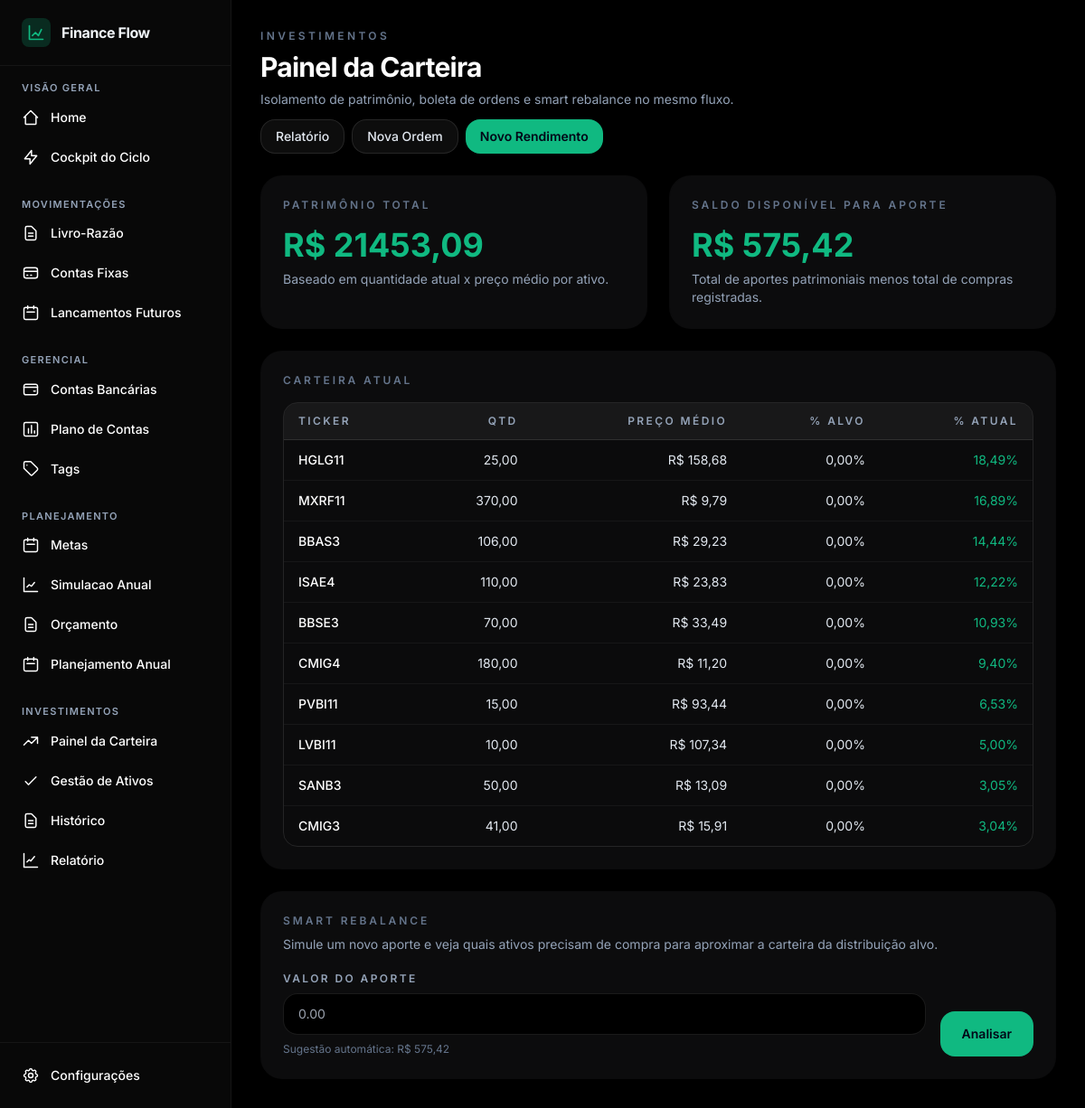
Page /painel/ on the committed database.
### apps/investimentos/models.py (models this page shows, shortened)
class Ativo(ModeloBase):
    class Tipo(models.TextChoices):
        ACAO = 'Acao', 'Ação'
        FII = 'FII', 'Fundo Imobiliário'
        RENDA_FIXA = 'RendaFixa', 'Renda Fixa'
        CRIPTO = 'Cripto', 'Criptomoeda'
    nome = models.CharField(max_length=150)
    ticker = models.CharField(max_length=20, null=True, blank=True, unique=True)
    setor = models.CharField(max_length=80, blank=True, default='')
    tipo = models.CharField(max_length=10, choices=Tipo.choices)
    quantidade_atual = models.DecimalField(max_digits=18, decimal_places=8, default=0)
    preco_medio = models.DecimalField(max_digits=18, decimal_places=8, default=0)
    percentual_alvo = models.DecimalField(max_digits=5, decimal_places=2, default=0)
    class Meta:
        verbose_name = 'Ativo'
        verbose_name_plural = 'Ativos'

### apps/investimentos/views.py (the view)
# urls.py: path('painel/', views.painel_investimentos, name='painel_investimentos'),
@require_http_methods(["GET", "POST"])
def painel_investimentos(request):
	ativos = list(Ativo.objects.order_by('ticker', 'nome'))
	patrimonio_total = Decimal('0.00')
	saldo_disponivel_rebalance = AportePatrimonial.saldo_disponivel()
	aportes_recentes = AportePatrimonial.objects.order_by('-data')[:12]
	for ativo in ativos:
		valor_atual = (Decimal(ativo.quantidade_atual or 0) * Decimal(ativo.preco_medio or 0)).quantize(Decimal('0.01'))
		ativo.valor_atual = valor_atual
		patrimonio_total += valor_atual
	for ativo in ativos:
		if patrimonio_total > 0:
			ativo.percentual_atual = ((ativo.valor_atual / patrimonio_total) * Decimal('100')).quantize(Decimal('0.01'))
		else:
			ativo.percentual_atual = Decimal('0.00')
	ativos.sort(key=lambda ativo: ativo.percentual_atual, reverse=True)
	rebalanceamento = None
	valor_aporte = saldo_disponivel_rebalance
	erro_formulario = None
	if request.method == 'POST':
		valor_aporte = _to_decimal(request.POST.get('valor_aporte'), default=saldo_disponivel_rebalance)
		if valor_aporte <= 0:
			erro_formulario = 'Informe um valor de aporte maior que zero para analisar o rebalanceamento.'
		else:
			rebalanceamento = calcular_rebalanceamento(valor_aporte)
	context = {
		'ativos': ativos,
		'patrimonio_total': patrimonio_total.quantize(Decimal('0.01')),
		'valor_aporte': valor_aporte,
		'saldo_disponivel_rebalance': saldo_disponivel_rebalance,
		'aportes_recentes': aportes_recentes,
		'rebalanceamento': rebalanceamento,
		'erro_formulario': erro_formulario,
	}
	return render(request, 'investimentos/painel.html', context)

### apps/investimentos/models.py (called while the page is built)
    @property
    def total(self):
        return (self.quantidade * self.preco) + self.taxas

    @classmethod
    def total_compras(cls):
        total = Decimal('0.00')
        for ordem in cls.objects.filter(tipo=cls.TipoOrdem.COMPRA):
            total += ordem.total
        return total.quantize(Decimal('0.01'))

    @classmethod
    def saldo_disponivel(cls):
        total_aportes = Decimal('0.00')
        for aporte in cls.objects.all():
            total_aportes += Decimal(aporte.valor or 0)
        total_compras = Ordem.total_compras()
        saldo = total_aportes - total_compras
        return saldo.quantize(Decimal('0.01'))

### templates/investimentos/painel.html (shortened to what this page needs)
{% extends "layouts/base.html" %}
{% block content %}
<div class="mx-auto max-w-7xl space-y-6">
  <div class="flex flex-wrap items-center justify-between gap-3">
    <div>
      <p class="text-xs font-semibold uppercase tracking-[0.28em] text-slate-500">Investimentos</p>
      <h1 class="mt-2 text-3xl font-bold tracking-tight text-white">Painel da Carteira</h1>
      <p class="mt-2 text-sm text-slate-400">Isolamento de patrimônio, boleta de ordens e smart rebalance no mesmo fluxo.</p>
    </div>
    <div class="flex flex-wrap gap-2">
      <a href="{% url 'investimentos:relatorios_investimentos' %}" class="inline-flex items-center rounded-2xl border border-white/10 bg-white/5 px-4 py-2 text-sm font-medium text-slate-200 transition hover:bg-white/10">Relatório</a>
      <a href="{% url 'investimentos:nova_ordem' %}" class="inline-flex items-center rounded-2xl border border-white/10 bg-white/5 px-4 py-2 text-sm font-medium text-slate-200 transition hover:bg-white/10">Nova Ordem</a>
      <a href="{% url 'investimentos:novo_rendimento' %}" class="inline-flex items-center rounded-2xl bg-neonprimary px-4 py-2 text-sm font-semibold text-slate-950 transition hover:brightness-110">Novo Rendimento</a>
    </div>
  </div>
  <section class="grid grid-cols-1 gap-6 lg:grid-cols-12">
    <article class="glass-panel rounded-3xl p-6 lg:col-span-6">
      <p class="text-xs font-semibold uppercase tracking-[0.24em] text-slate-500">Patrimônio Total</p>
      <p class="mt-4 text-4xl font-bold text-neonprimary">R$ {{ patrimonio_total|floatformat:2 }}</p>
      <p class="mt-2 text-sm text-slate-400">Baseado em quantidade atual x preço médio por ativo.</p>
    </article>
    <article class="glass-panel rounded-3xl p-6 lg:col-span-6">
      <p class="text-xs font-semibold uppercase tracking-[0.24em] text-slate-500">Saldo Disponível para Aporte</p>
      <p class="mt-4 text-4xl font-bold {% if saldo_disponivel_rebalance >= 0 %}text-neonprimary{% else %}text-neondanger{% endif %}">R$ {{ saldo_disponivel_rebalance|floatformat:2 }}</p>
      <p class="mt-2 text-sm text-slate-400">Total de aportes patrimoniais menos total de compras registradas.</p>
    </article>
    <article class="glass-panel rounded-3xl p-6 lg:col-span-12">
      <div class="mb-4 flex items-center justify-between">
        <p class="text-xs font-semibold uppercase tracking-[0.24em] text-slate-500">Carteira Atual</p>
      </div>
      <div class="overflow-x-auto rounded-2xl border border-white/10">
        <table class="min-w-full divide-y divide-white/10">
          <thead class="bg-white/5">
            <tr>
              <th class="px-4 py-3 text-left text-xs font-semibold uppercase tracking-[0.2em] text-slate-400">Ticker</th>
              <th class="px-4 py-3 text-right text-xs font-semibold uppercase tracking-[0.2em] text-slate-400">Qtd</th>
              <th class="px-4 py-3 text-right text-xs font-semibold uppercase tracking-[0.2em] text-slate-400">Preço Médio</th>
              <th class="px-4 py-3 text-right text-xs font-semibold uppercase tracking-[0.2em] text-slate-400">% Alvo</th>
              <th class="px-4 py-3 text-right text-xs font-semibold uppercase tracking-[0.2em] text-slate-400">% Atual</th>
            </tr>
          </thead>
          <tbody class="divide-y divide-white/5 bg-black/10">
            {% for ativo in ativos %}
              {% if ativo.quantidade_atual > 0 %}
                <tr class="transition hover:bg-white/5">
                  <td class="px-4 py-3 text-sm font-medium text-white">{{ ativo.ticker|default:ativo.nome }}</td>
                  <td class="px-4 py-3 text-right text-sm text-slate-200">{{ ativo.quantidade_atual|floatformat:2 }}</td>
                  <td class="px-4 py-3 text-right text-sm text-slate-200">R$ {{ ativo.preco_medio|floatformat:2 }}</td>
                  <td class="px-4 py-3 text-right text-sm text-slate-200">{{ ativo.percentual_alvo|floatformat:2 }}%</td>
                  <td class="px-4 py-3 text-right text-sm {% if ativo.percentual_atual >= ativo.percentual_alvo %}text-neonprimary{% else %}text-amber-300{% endif %}">{{ ativo.percentual_atual|floatformat:2 }}%</td>
                </tr>
              {% endif %}
            {% empty %}
              <tr>
                <td colspan="5" class="px-4 py-10 text-center text-sm text-slate-400">Nenhum ativo cadastrado na carteira.</td>
              </tr>
            {% endfor %}
          </tbody>
        </table>
      </div>
    </article>
    <article class="glass-panel rounded-3xl p-6 lg:col-span-12">
      <p class="text-xs font-semibold uppercase tracking-[0.24em] text-slate-500">Smart Rebalance</p>
      <p class="mt-2 text-sm text-slate-400">Simule um novo aporte e veja quais ativos precisam de compra para aproximar a carteira da distribuição alvo.</p>
      <form method="POST" class="mt-5 grid grid-cols-1 gap-4 md:grid-cols-[1fr_auto]">
        <div>
          <label for="valor_aporte" class="mb-2 block text-xs font-semibold uppercase tracking-[0.2em] text-slate-400">Valor do Aporte</label>
          <input id="valor_aporte" name="valor_aporte" type="number" step="0.01" min="0" value="{{ valor_aporte|floatformat:2 }}" class="w-full rounded-2xl border border-white/10 bg-darkbg px-4 py-3 text-sm text-white outline-none transition focus:border-neonprimary/40" placeholder="0.00" />
          <p class="mt-2 text-xs text-slate-500">Sugestão automática: R$ {{ saldo_disponivel_rebalance|floatformat:2 }}</p>
        </div>
        <div class="self-end">
          <button type="submit" class="inline-flex h-[50px] items-center rounded-2xl bg-neonprimary px-6 text-sm font-semibold text-slate-950 transition hover:brightness-110">Analisar</button>
        </div>
      </form>
    </article>
  </section>
</div>
{% endblock %}

### templates/layouts/base.html (style rules this page uses)
body { background-color: #0f0f0f; color: #F8FAFC; -webkit-font-smoothing: antialiased; }
.glass-panel { background: rgba(18, 18, 19, 0.7); backdrop-filter: blur(12px); border: 1px solid rgba(15, 14, 14, 0.05); }

### rows in the picture
Ativo: ticker "HGLG11", quantidade_atual "25,00", preco_medio "158,68", percentual_alvo "0,00", percentual_atual "18,49"
Ativo: ticker "MXRF11", quantidade_atual "370,00", preco_medio "9,79", percentual_alvo "0,00", percentual_atual "16,89"
Ativo: ticker "BBAS3", quantidade_atual "106,00", preco_medio "29,23", percentual_alvo "0,00", percentual_atual "14,44"
Ativo: ticker "ISAE4", quantidade_atual "110,00", preco_medio "23,83", percentual_alvo "0,00", percentual_atual "12,22"
Ativo: ticker "BBSE3", quantidade_atual "70,00", preco_medio "33,49", percentual_alvo "0,00", percentual_atual "10,93"
Ativo: ticker "CMIG4", quantidade_atual "180,00", preco_medio "11,20", percentual_alvo "0,00", percentual_atual "9,40"
Ativo: ticker "PVBI11", quantidade_atual "15,00", preco_medio "93,44", percentual_alvo "0,00", percentual_atual "6,53"
Ativo: ticker "LVBI11", quantidade_atual "10,00", preco_medio "107,34", percentual_alvo "0,00", percentual_atual "5,00"
Ativo: ticker "SANB3", quantidade_atual "50,00", preco_medio "13,09", percentual_alvo "0,00", percentual_atual "3,05"
Ativo: ticker "CMIG3", quantidade_atual "41,00", preco_medio "15,91", percentual_alvo "0,00", percentual_atual "3,04"

### other values in the picture
{{ patrimonio_total|floatformat:2 }} "21453,09"
{{ saldo_disponivel_rebalance|floatformat:2 }} "575,42"
